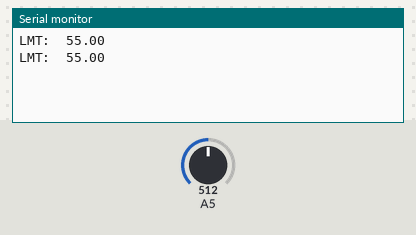
Bench run of a sketch on a simulated Arduino Uno, built with avr-gcc and run on an emulated ATmega328P. Shown: the last lines printed to the serial monitor. Inputs (shaded band) come from the test bench; at power-on: A5 = 512.

Above: at 2.8 s.
2.9 s: A5 set to 716
At 5.0 s:
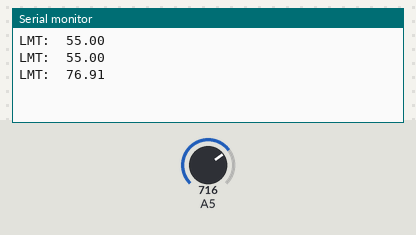
5.6 s: A5 set to 900
At 6.6 s:
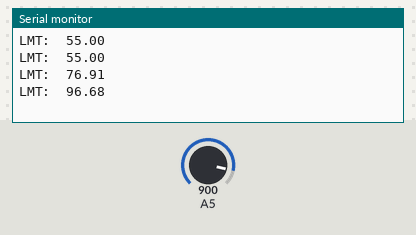
Timing chart, 0 to 8.6 s (numbered marks = the images above; inputs shaded):
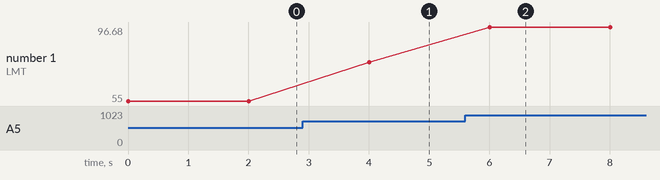

The sketch:

p12.ino
```cpp
void setup()
{

Serial.begin(9600);
analogReference(INTERNAL);

}

void loop()
{

float temp = 100.00 * (1.1/1024.00) * analogRead(A5);
Serial.print("LMT:  ");
Serial.println(temp , 2);
delay(2000);

}
```

Measured:
- after the input at 2.9 s, the serial monitor: prints a new line after 1.1 s (image 1)
- after the input at 5.6 s, the serial monitor: prints a new line after 0.40 s (image 2)
- plotted number 1: 55 → 76.91 after the input at 2.9 s, 76.91 → 96.68 after the input at 5.6 s
